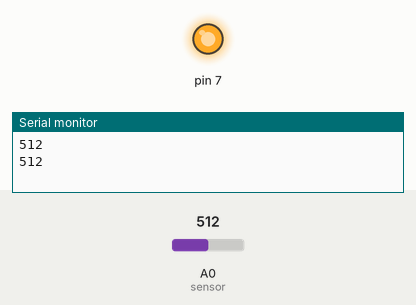
The sketch below on a simulated Arduino Uno, built with avr-gcc and run on an emulated ATmega328P. On the bench: output pins drawn as LEDs (lit = HIGH), the last lines printed to the serial monitor. The inputs (shaded band) are chosen by the test bench; at power-on: A0 (sensor) = 512.

Above: at 3.8 s.
3.9 s: A0 (sensor) set to 268
7.8 s: A0 (sensor) set to 232
At 8.9 s:
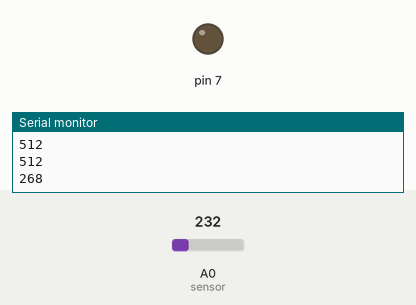
11.7 s: A0 (sensor) set to 260
At 13.4 s:
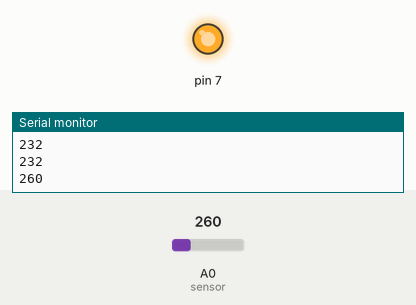
19.4 s: A0 (sensor) set to 240
At 21.2 s:
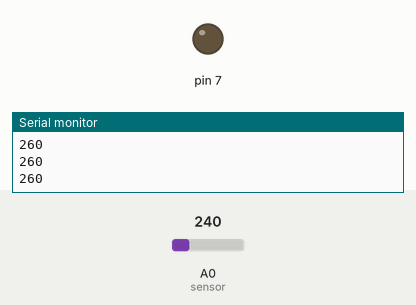
Timing chart, 0 to 22.7 s (numbered marks = the images above; inputs shaded):
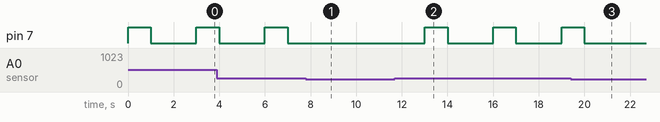

The sketch:

code1.ino
```cpp
void setup() {
  // put your setup code here, to run once:
  Serial.begin(9600);
  pinMode(7, OUTPUT);

}

void loop() {
  // put your main code here, to run repeatedly:
  int x = analogRead(A0);     //taking reading of soil moisture sensor
  Serial.println(x);
  if(x>250){                 //watering soil for 1s if it is dry
    digitalWrite(7, HIGH);
    delay(1000);
    digitalWrite(7, LOW);
  }
  else{
    digitalWrite(7, LOW);
  }
  delay(2000);


}
```

Measured:
- the behaviour switches between 251 and 250 on A0 (sensor) (found by bisection; images 0 and 1)
- after the input at 7.8 s, pin 7: stays LOW (without the input it goes to HIGH after 1.2 s)
- after the input at 11.7 s, pin 7: alternates HIGH for 1.0 s and LOW for 2.0 s, starting after 1.3 s
- after the input at 19.4 s, pin 7: goes on until 20.0 s, then stays LOW
